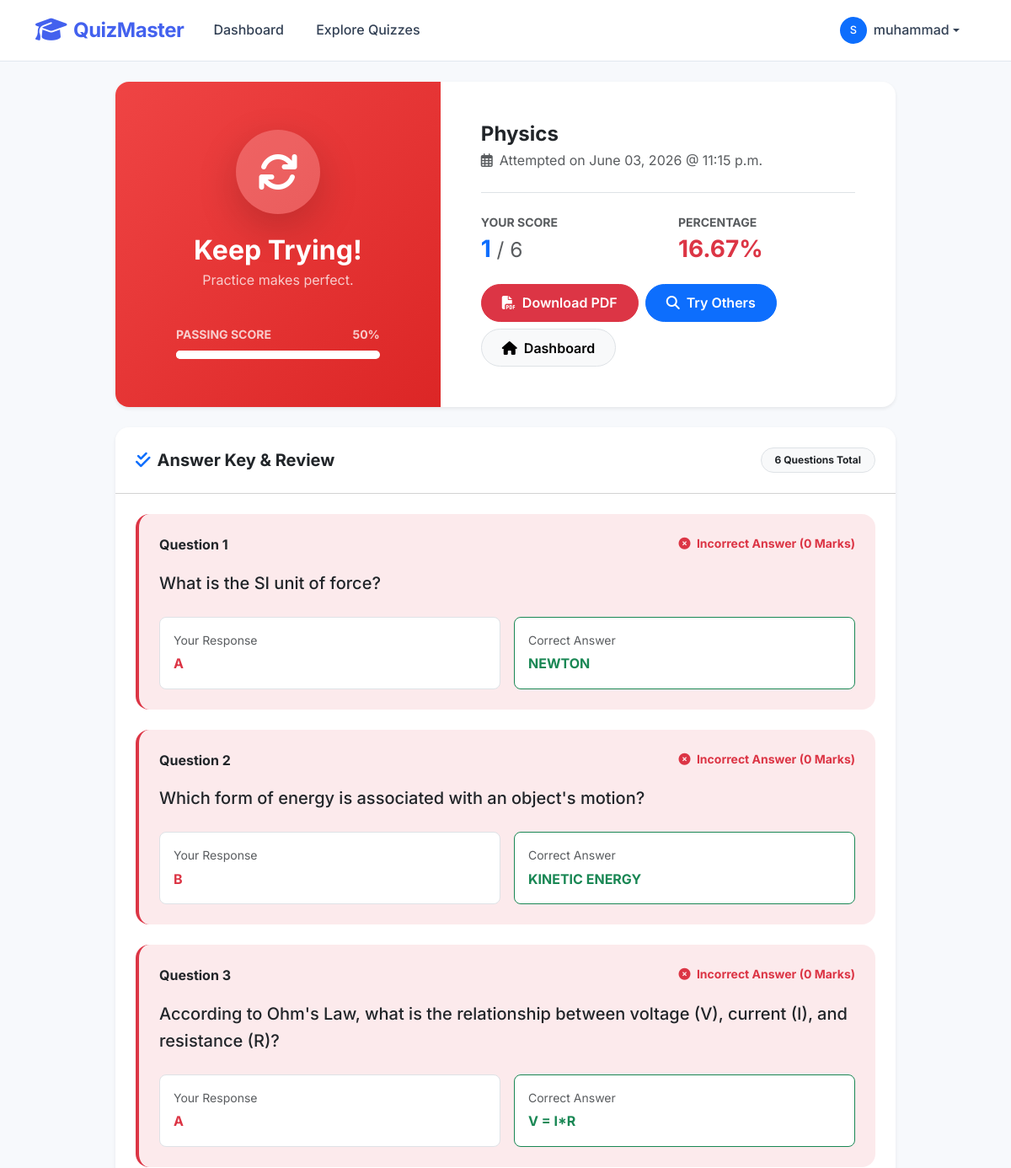
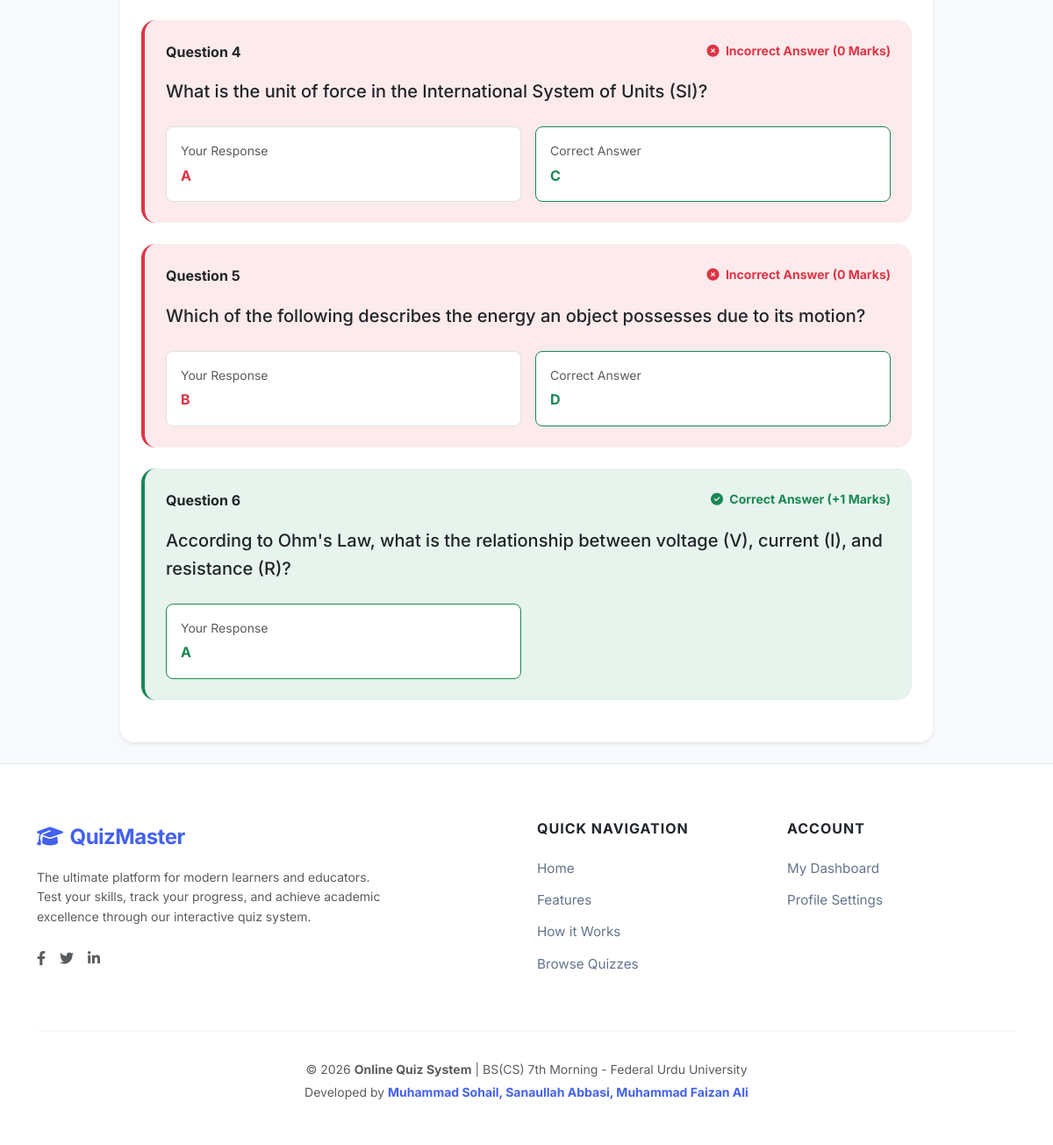
The app's page /quiz/result/4/ (signed in) with its own data (2 pictures, top to bottom).
### quiz/models.py (models this page shows, shortened)
class Result(models.Model):
    student = models.ForeignKey(User, on_delete=models.CASCADE, related_name='results')
    quiz = models.ForeignKey(Quiz, on_delete=models.CASCADE, related_name='results')
    score = models.IntegerField(default=0)
    total_marks = models.IntegerField(default=0)
    percentage = models.FloatField(default=0.0)
    attempted_at = models.DateTimeField(auto_now_add=True)
    time_taken = models.IntegerField(default=0, help_text="Time in seconds")
    class Meta:
        unique_together = ['student', 'quiz']

class Quiz(models.Model):
    title = models.CharField(max_length=200)
    description = models.TextField()
    category = models.ForeignKey(Category, on_delete=models.CASCADE, related_name='quizzes')
    teacher = models.ForeignKey(User, on_delete=models.CASCADE, related_name='created_quizzes')
    time_limit = models.IntegerField(default=10, help_text="Time in minutes")
    is_published = models.BooleanField(default=False)
    students = models.ManyToManyField(User, through='Result', related_name='attempted_quizzes', blank=True)
    created_at = models.DateTimeField(auto_now_add=True)
    updated_at = models.DateTimeField(auto_now=True)
    class Meta:
        verbose_name_plural = "Quizzes"

class StudentAnswer(models.Model):
    result = models.ForeignKey(Result, on_delete=models.CASCADE, related_name='answers')
    question = models.ForeignKey(Question, on_delete=models.CASCADE)
    selected_answer = models.CharField(max_length=1, blank=True, null=True)
    is_correct = models.BooleanField(default=False)

class Question(models.Model):
    quiz = models.ForeignKey(Quiz, on_delete=models.CASCADE, related_name='questions')
    text = models.TextField()
    option_a = models.CharField(max_length=200)
    option_b = models.CharField(max_length=200)
    option_c = models.CharField(max_length=200)
    option_d = models.CharField(max_length=200)
    correct_answer = models.CharField(max_length=1, choices=[
        ('A', 'Option A'),
        ('B', 'Option B'),
        ('C', 'Option C'),
        ('D', 'Option D'),
    ])
    marks = models.IntegerField(default=1)
    created_at = models.DateTimeField(auto_now_add=True)

### quiz/views.py (the view)
# urls.py: path('quiz/result/<int:pk>/', views.quiz_result, name='quiz_result'),
@login_required
def quiz_result(request, pk):
    result = get_object_or_404(Result, pk=pk)
    if result.student != request.user and not hasattr(request.user, 'profile') or \
       (result.student != request.user and not Profile.objects.filter(user=request.user, role='teacher').exists()):
        if result.student != request.user:
            messages.error(request, 'Access denied!')
            return redirect('dashboard')
    answers = result.answers.select_related('question').all()
    return render(request, 'quiz/quiz_result.html', {
        'result': result,
        'answers': answers,
    })

### templates/quiz/quiz_result.html (shortened to what this page needs)
{% extends 'base.html' %}
{% block content %}
<div class="row justify-content-center">
    <div class="col-lg-10">
        <div class="card border-0 shadow-sm rounded-4 overflow-hidden mb-4">
            <div class="card-body p-0">
                <div class="row g-0">
                    <div class="col-md-5 text-center p-5 d-flex flex-column justify-content-center align-items-center"
                         style="background: {% if result.percentage >= 50 %}linear-gradient(135deg, #10b981, #059669){% else %}linear-gradient(135deg, #ef4444, #dc2626){% endif %}; color: white;">
                        {% if result.percentage >= 50 %}
                            <div class="mb-4 rounded-circle d-flex align-items-center justify-content-center shadow-lg"
                                 style="width: 100px; height: 100px; background-color: rgba(255, 255, 255, 0.2);">
                                <i class="fa-solid fa-trophy fa-3x text-white"></i>
                            </div>
                            <h2 class="fw-bold mb-1">Passed!</h2>
                            <p class="opacity-75">Outstanding performance!</p>
                        {% else %}
                            <div class="mb-4 rounded-circle d-flex align-items-center justify-content-center shadow-lg"
                                 style="width: 100px; height: 100px; background-color: rgba(255, 255, 255, 0.2);">
                                <i class="fa-solid fa-arrows-rotate fa-3x text-white"></i>
                            </div>
                            <h2 class="fw-bold mb-1">Keep Trying!</h2>
                            <p class="opacity-75">Practice makes perfect.</p>
                        {% endif %}
                        <div class="mt-4 w-100 px-4">
                            <div class="d-flex justify-content-between mb-2 small text-uppercase fw-bold opacity-75">
                                <span>Passing Score</span>
                                <span>50%</span>
                            </div>
                            <div class="progress bg-white bg-opacity-20" style="height: 10px;">
                                <div class="progress-bar bg-white" role="progressbar" style="width: {{ result.percentage }}%"></div>
                            </div>
                        </div>
                    </div>
                    <div class="col-md-7 p-5">
                        <div class="mb-4 pb-4 border-bottom">
                            <h4 class="fw-bold mb-1 text-dark">{{ result.quiz.title }}</h4>
                            <p class="text-muted mb-0"><i class="far fa-calendar-alt me-2"></i>Attempted on {{ result.attempted_at|date:"F d, Y @ P" }}</p>
                        </div>
                        <div class="row g-4 mb-4">
                            <div class="col-6">
                                <div class="small text-muted text-uppercase fw-bold mb-1">Your Score</div>
                                <div class="h3 fw-bold mb-0 text-primary">{{ result.score }} <span class="text-muted small fw-normal">/ {{ result.total_marks }}</span></div>
                            </div>
                            <div class="col-6">
                                <div class="small text-muted text-uppercase fw-bold mb-1">Percentage</div>
                                <div class="h3 fw-bold mb-0 {% if result.percentage >= 50 %}text-success{% else %}text-danger{% endif %}">{{ result.percentage }}%</div>
                            </div>
                        </div>
                        <div class="d-flex flex-wrap gap-2">
                            <a href="{% url 'download_pdf' result.pk %}" class="btn btn-danger px-4 rounded-pill">
                                <i class="fas fa-file-pdf me-2"></i>Download PDF
                            </a>
                            <a href="{% url 'quiz_list' %}" class="btn btn-primary px-4 rounded-pill">
                                <i class="fas fa-search me-2"></i>Try Others
                            </a>
                            <a href="{% url 'dashboard' %}" class="btn btn-light border px-4 rounded-pill">
                                <i class="fas fa-home me-2"></i>Dashboard
                            </a>
                        </div>
                    </div>
                </div>
            </div>
        </div>
        <div class="card border-0 shadow-sm rounded-4 overflow-hidden">
            <div class="card-header bg-white py-4 px-4 d-flex justify-content-between align-items-center">
                <h5 class="fw-bold mb-0"><i class="fas fa-check-double me-2 text-primary"></i>Answer Key & Review</h5>
                <span class="badge bg-light text-dark border px-3 py-2 rounded-pill">
                    {{ answers.count }} Questions Total
                </span>
            </div>
            <div class="card-body p-4">
                {% for answer in answers %}
                <div class="p-4 mb-4 rounded-4 border-start border-4 {% if answer.is_correct %}bg-success bg-opacity-10 border-success{% else %}bg-danger bg-opacity-10 border-danger{% endif %}">
                    <div class="d-flex justify-content-between mb-3">
                        <span class="fw-bold text-dark">Question {{ forloop.counter }}</span>
                        {% if answer.is_correct %}
                            <span class="text-success small fw-bold"><i class="fas fa-check-circle me-1"></i> Correct Answer (+{{ answer.question.marks }} Marks)</span>
                        {% else %}
                            <span class="text-danger small fw-bold"><i class="fas fa-times-circle me-1"></i> Incorrect Answer (0 Marks)</span>
                        {% endif %}
                    </div>
                    <p class="fs-5 mb-4 text-dark fw-medium">{{ answer.question.text }}</p>
                    <div class="row g-3">
                        <div class="col-md-6">
                            <div class="p-3 rounded-3 {% if answer.selected_answer == answer.question.correct_answer %}bg-white border border-success{% else %}bg-white border{% endif %}">
                                <div class="small text-muted mb-1">Your Response</div>
                                <div class="fw-bold {% if answer.is_correct %}text-success{% else %}text-danger{% endif %}">
                                    {{ answer.selected_answer|default:"No Answer Provided" }}
                                </div>
                            </div>
                        </div>
                        {% if not answer.is_correct %}
                        <div class="col-md-6">
                            <div class="p-3 rounded-3 bg-white border border-success">
                                <div class="small text-muted mb-1">Correct Answer</div>
                                <div class="fw-bold text-success">{{ answer.question.correct_answer }}</div>
                            </div>
                        </div>
                        {% endif %}
                    </div>
                </div>
                {% endfor %}
            </div>
        </div>
    </div>
</div>
{% endblock %}

### templates/base.html (shortened to what this page needs)
<!DOCTYPE html>
<html lang="en">
<head>
    <link href="https://cdn.jsdelivr.net/npm/bootstrap@5.3.0/dist/css/bootstrap.min.css" rel="stylesheet">
    <link href="https://cdnjs.cloudflare.com/ajax/libs/font-awesome/6.4.0/css/all.min.css" rel="stylesheet">
</head>
<body>
<nav class="navbar navbar-expand-lg sticky-top">
    <div class="container">
        <a class="navbar-brand d-flex align-items-center" href="{% url 'home' %}">
            <i class="fas fa-graduation-cap me-2 fa-lg"></i>
            <span>QuizMaster</span>
        </a>
        <div class="collapse navbar-collapse" id="navbarNav">
            <ul class="navbar-nav me-auto">
                {% if user.is_authenticated %}
                <li class="nav-item">
                    <a class="nav-link {% if request.resolver_match.url_name == 'dashboard' %}active{% endif %}" href="{% url 'dashboard' %}">
                        Dashboard
                    </a>
                </li>
                <li class="nav-item">
                    <a class="nav-link {% if request.resolver_match.url_name == 'quiz_list' %}active{% endif %}" href="{% url 'quiz_list' %}">
                        Explore Quizzes
                    </a>
                </li>
                {% endif %}
            </ul>
            <ul class="navbar-nav align-items-center">
                {% if user.is_authenticated %}
                    <li class="nav-item dropdown">
                        <a class="nav-link dropdown-toggle d-flex align-items-center" href="#" id="userDropdown" role="button" data-bs-toggle="dropdown">
                            <div class="bg-primary text-white rounded-circle d-flex align-items-center justify-content-center me-2" style="width: 32px; height: 32px; font-size: 0.8rem;">
                                {{ user.username|first|upper }}
                            </div>
                            <span>{{ user.first_name|default:user.username }}</span>
                        </a>
                    </li>
                {% endif %}
            </ul>
        </div>
    </div>
</nav>
<div class="container py-4 flex-grow-1">
    <main>
        {% block content %}{% endblock %}
    </main>
</div>
<footer class="footer">
    <div class="container">
        <div class="row g-4 text-center text-lg-start">
            <div class="col-lg-5">
                <a class="navbar-brand d-inline-block mb-3" href="{% url 'home' %}">
                    <i class="fas fa-graduation-cap me-2"></i>QuizMaster
                </a>
                <p class="text-muted small pe-lg-5">
                    The ultimate platform for modern learners and educators. Test your skills, track your progress, and achieve academic excellence through our interactive quiz system.
                </p>
                <div class="d-flex gap-3 mt-4 justify-content-center justify-content-lg-start">
                    <a href="#" class="text-muted"><i class="fab fa-facebook-f"></i></a>
                    <a href="#" class="text-muted"><i class="fab fa-twitter"></i></a>
                    <a href="#" class="text-muted"><i class="fab fa-linkedin-in"></i></a>
                </div>
            </div>
            <div class="col-sm-6 col-lg-3 offset-lg-1">
                <h6 class="footer-title">Quick Navigation</h6>
                <ul class="list-unstyled">
                    <li><a href="{% url 'home' %}" class="footer-link">Home</a></li>
                    <li><a href="/#features" class="footer-link">Features</a></li>
                    <li><a href="/#how-it-works" class="footer-link">How it Works</a></li>
                    <li><a href="{% url 'quiz_list' %}" class="footer-link">Browse Quizzes</a></li>
                </ul>
            </div>
            <div class="col-sm-6 col-lg-2">
                <h6 class="footer-title">Account</h6>
                <ul class="list-unstyled">
                    {% if user.is_authenticated %}
                    <li><a href="{% url 'dashboard' %}" class="footer-link">My Dashboard</a></li>
                    <li><a href="{% url 'profile' %}" class="footer-link">Profile Settings</a></li>
                    {% else %}
                    <li><a href="{% url 'login' %}" class="footer-link">Sign In</a></li>
                    <li><a href="{% url 'register' %}" class="footer-link">Create Account</a></li>
                    {% endif %}
                </ul>
            </div>
        </div>
        <div class="footer-bottom text-center">
            <p class="mb-1 text-muted small">© 2026 <strong>Online Quiz System</strong> | BS(CS) 7th Morning - Federal Urdu University</p>
            <p class="mb-0 small text-muted">Developed by <span class="dev-badge">Muhammad Sohail, Sanaullah Abbasi, Muhammad Faizan Ali</span></p>
        </div>
    </div>
</footer>
</body>
</html>

### templates/base.html (style rules this page uses)
:root { --primary: #4361ee; --primary-dark: #3f37c9; --secondary: #4cc9f0; --success: #10b981; --dark: #212529; --light: #f8f9fa; --gray-100: #f1f5f9; --gray-200: #e2e8f0; --text-main: #334155; --text-muted: #64748b; --bg-body: #f7f9fc; --shadow-sm: 0 1px 3px rgba(0,0,0,0.12); --shadow-md: 0 4px 6px -1px rgba(0,0,0,0.1); --transition: all 0.3s cubic-bezier(0.4, 0, 0.2, 1); }
html { scroll-behavior: smooth; }
body { background-color: var(--bg-body); font-family: 'Inter', -apple-system, sans-serif; color: var(--text-main); min-height: 100vh; display: flex; flex-direction: column; line-height: 1.6; }
.navbar { background: rgba(255, 255, 255, 0.95) !important; backdrop-filter: blur(10px); border-bottom: 1px solid var(--gray-200); padding: 0.75rem 0; }
.navbar-brand { font-weight: 700; font-size: 1.5rem; color: var(--primary) !important; letter-spacing: -0.5px; }
.nav-link { color: var(--text-main) !important; font-weight: 500; padding: 0.5rem 1rem !important; margin: 0 0.2rem; border-radius: 8px; transition: var(--transition); }
.footer { margin-top: auto; background: #fff; border-top: 1px solid var(--gray-200); padding: 4rem 0 3rem; }
.footer-title { font-weight: 700; color: var(--dark); margin-bottom: 1.5rem; font-size: 1rem; text-transform: uppercase; letter-spacing: 1px; }
.footer-link { color: var(--text-muted); text-decoration: none; display: block; margin-bottom: 0.75rem; transition: var(--transition); font-size: 0.95rem; }
.footer-bottom { border-top: 1px solid var(--gray-100); padding-top: 2rem; margin-top: 3rem; }
.dev-badge { color: var(--primary); font-weight: 700; }
.card { border: none; border-radius: 16px; box-shadow: var(--shadow-md); background: #fff; }
.btn { border-radius: 10px; padding: 0.6rem 1.5rem; font-weight: 600; transition: var(--transition); }

### records on screen
Result: quiz "Physics", attempted_at "June 03, 2026 @ 11:15 p.m.", score "1", total_marks "6", percentage "16.67"
StudentAnswer: is_correct False (drawn), question.text "What is the SI unit of force?", selected_answer "A", question.correct_answer "NEWTON"
StudentAnswer: is_correct False (drawn), question.text "Which form of energy is associated with an object's motion?", selected_answer "B", question.correct_answer "KINETIC ENERGY"
StudentAnswer: is_correct False (drawn), question.text "According to Ohm's Law, what is the relationship between voltage (V), current (I), and resistance (R)?", selected_answer "A", question.correct_answer "V = I*R"
StudentAnswer: is_correct False (drawn), question.text "What is the unit of force in the International System of Units (SI)?", selected_answer "A", question.correct_answer "C"
StudentAnswer: is_correct False (drawn), question.text "Which of the following describes the energy an object possesses due to its motion?", selected_answer "B", question.correct_answer "D"
StudentAnswer: question.marks "1", question.text "According to Ohm's Law, what is the relationship between voltage (V), current (I), and resistance (R)?", selected_answer "A"

### other values on screen
{{ user.username|first|upper }} "S"
{{ user.first_name|default:user.username }} "muhammad"
{{ answers.count }} "6"
